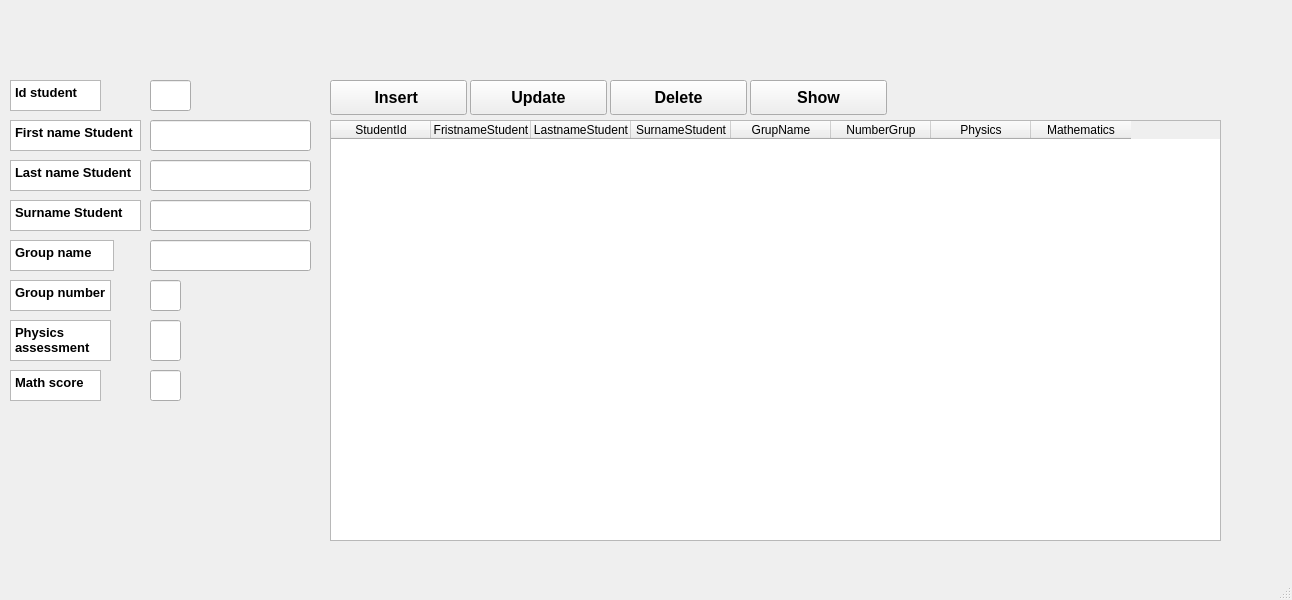
<?xml version="1.0" encoding="UTF-8"?>
<ui version="4.0">
 <class>MainWindow</class>
 <widget class="QMainWindow" name="MainWindow">
  <property name="geometry">
   <rect>
    <x>0</x>
    <y>0</y>
    <width>1292</width>
    <height>600</height>
   </rect>
  </property>
  <property name="windowTitle">
   <string>MainWindow</string>
  </property>
  <widget class="QWidget" name="centralwidget">
   <widget class="QLineEdit" name="lineEdit">
    <property name="geometry">
     <rect>
      <x>150</x>
      <y>80</y>
      <width>41</width>
      <height>31</height>
     </rect>
    </property>
   </widget>
   <widget class="QLineEdit" name="lineEdit_2">
    <property name="geometry">
     <rect>
      <x>150</x>
      <y>120</y>
      <width>161</width>
      <height>31</height>
     </rect>
    </property>
   </widget>
   <widget class="QLineEdit" name="lineEdit_3">
    <property name="geometry">
     <rect>
      <x>150</x>
      <y>160</y>
      <width>161</width>
      <height>31</height>
     </rect>
    </property>
   </widget>
   <widget class="QLineEdit" name="lineEdit_4">
    <property name="geometry">
     <rect>
      <x>150</x>
      <y>200</y>
      <width>161</width>
      <height>31</height>
     </rect>
    </property>
   </widget>
   <widget class="QLineEdit" name="lineEdit_5">
    <property name="geometry">
     <rect>
      <x>150</x>
      <y>240</y>
      <width>161</width>
      <height>31</height>
     </rect>
    </property>
   </widget>
   <widget class="QLineEdit" name="lineEdit_6">
    <property name="geometry">
     <rect>
      <x>150</x>
      <y>280</y>
      <width>31</width>
      <height>31</height>
     </rect>
    </property>
   </widget>
   <widget class="QPushButton" name="pushButton_Update">
    <property name="geometry">
     <rect>
      <x>330</x>
      <y>80</y>
      <width>137</width>
      <height>35</height>
     </rect>
    </property>
    <property name="font">
     <font>
      <family>Ubuntu</family>
      <pointsize>12</pointsize>
      <bold>true</bold>
     </font>
    </property>
    <property name="text">
     <string>Insert </string>
    </property>
   </widget>
   <widget class="QLineEdit" name="lineEdit_7">
    <property name="geometry">
     <rect>
      <x>150</x>
      <y>320</y>
      <width>31</width>
      <height>41</height>
     </rect>
    </property>
   </widget>
   <widget class="QLineEdit" name="lineEdit_8">
    <property name="geometry">
     <rect>
      <x>150</x>
      <y>370</y>
      <width>31</width>
      <height>31</height>
     </rect>
    </property>
   </widget>
   <widget class="QPushButton" name="pushButton_Upd">
    <property name="geometry">
     <rect>
      <x>470</x>
      <y>80</y>
      <width>137</width>
      <height>35</height>
     </rect>
    </property>
    <property name="font">
     <font>
      <family>Ubuntu</family>
      <pointsize>12</pointsize>
      <bold>true</bold>
     </font>
    </property>
    <property name="text">
     <string>Update</string>
    </property>
   </widget>
   <widget class="QPushButton" name="pushButton_Delete">
    <property name="geometry">
     <rect>
      <x>610</x>
      <y>80</y>
      <width>137</width>
      <height>35</height>
     </rect>
    </property>
    <property name="font">
     <font>
      <family>Ubuntu</family>
      <pointsize>12</pointsize>
      <bold>true</bold>
     </font>
    </property>
    <property name="text">
     <string>Delete</string>
    </property>
   </widget>
   <widget class="QPushButton" name="pushButton_Show">
    <property name="geometry">
     <rect>
      <x>750</x>
      <y>80</y>
      <width>137</width>
      <height>35</height>
     </rect>
    </property>
    <property name="font">
     <font>
      <family>Ubuntu</family>
      <pointsize>12</pointsize>
      <bold>true</bold>
     </font>
    </property>
    <property name="text">
     <string>Show</string>
    </property>
   </widget>
   <widget class="QTableWidget" name="tableWidget">
    <property name="geometry">
     <rect>
      <x>330</x>
      <y>120</y>
      <width>891</width>
      <height>421</height>
     </rect>
    </property>
    <column>
     <property name="text">
      <string>StudentId</string>
     </property>
    </column>
    <column>
     <property name="text">
      <string>FristnameStudent</string>
     </property>
    </column>
    <column>
     <property name="text">
      <string>LastnameStudent</string>
     </property>
    </column>
    <column>
     <property name="text">
      <string>SurnameStudent</string>
     </property>
    </column>
    <column>
     <property name="text">
      <string>GrupName</string>
     </property>
    </column>
    <column>
     <property name="text">
      <string>NumberGrup</string>
     </property>
    </column>
    <column>
     <property name="text">
      <string>Physics</string>
     </property>
    </column>
    <column>
     <property name="text">
      <string>Mathematics</string>
     </property>
    </column>
   </widget>
   <widget class="QTextEdit" name="textEdit">
    <property name="geometry">
     <rect>
      <x>10</x>
      <y>80</y>
      <width>91</width>
      <height>31</height>
     </rect>
    </property>
    <property name="html">
     <string>&lt;!DOCTYPE HTML PUBLIC &quot;-//W3C//DTD HTML 4.0//EN&quot; &quot;http://www.w3.org/TR/REC-html40/strict.dtd&quot;&gt;
&lt;html&gt;&lt;head&gt;&lt;meta name=&quot;qrichtext&quot; content=&quot;1&quot; /&gt;&lt;meta charset=&quot;utf-8&quot; /&gt;&lt;style type=&quot;text/css&quot;&gt;
p, li { white-space: pre-wrap; }
hr { height: 1px; border-width: 0; }
li.unchecked::marker { content: &quot;\2610&quot;; }
li.checked::marker { content: &quot;\2612&quot;; }
&lt;/style&gt;&lt;/head&gt;&lt;body style=&quot; font-family:'Ubuntu'; font-size:18pt; font-weight:400; font-style:normal;&quot;&gt;
&lt;p style=&quot; margin-top:0px; margin-bottom:0px; margin-left:0px; margin-right:0px; -qt-block-indent:0; text-indent:0px;&quot;&gt;&lt;span style=&quot; font-size:10pt; font-weight:700;&quot;&gt;Id student&lt;/span&gt;&lt;/p&gt;&lt;/body&gt;&lt;/html&gt;</string>
    </property>
   </widget>
   <widget class="QTextEdit" name="textEdit_2">
    <property name="geometry">
     <rect>
      <x>10</x>
      <y>120</y>
      <width>131</width>
      <height>31</height>
     </rect>
    </property>
    <property name="html">
     <string>&lt;!DOCTYPE HTML PUBLIC &quot;-//W3C//DTD HTML 4.0//EN&quot; &quot;http://www.w3.org/TR/REC-html40/strict.dtd&quot;&gt;
&lt;html&gt;&lt;head&gt;&lt;meta name=&quot;qrichtext&quot; content=&quot;1&quot; /&gt;&lt;meta charset=&quot;utf-8&quot; /&gt;&lt;style type=&quot;text/css&quot;&gt;
p, li { white-space: pre-wrap; }
hr { height: 1px; border-width: 0; }
li.unchecked::marker { content: &quot;\2610&quot;; }
li.checked::marker { content: &quot;\2612&quot;; }
&lt;/style&gt;&lt;/head&gt;&lt;body style=&quot; font-family:'Ubuntu'; font-size:18pt; font-weight:400; font-style:normal;&quot;&gt;
&lt;p style=&quot; margin-top:0px; margin-bottom:0px; margin-left:0px; margin-right:0px; -qt-block-indent:0; text-indent:0px;&quot;&gt;&lt;span style=&quot; font-size:10pt; font-weight:700;&quot;&gt;First name Student&lt;/span&gt;&lt;/p&gt;&lt;/body&gt;&lt;/html&gt;</string>
    </property>
   </widget>
   <widget class="QTextEdit" name="textEdit_3">
    <property name="geometry">
     <rect>
      <x>10</x>
      <y>160</y>
      <width>131</width>
      <height>31</height>
     </rect>
    </property>
    <property name="html">
     <string>&lt;!DOCTYPE HTML PUBLIC &quot;-//W3C//DTD HTML 4.0//EN&quot; &quot;http://www.w3.org/TR/REC-html40/strict.dtd&quot;&gt;
&lt;html&gt;&lt;head&gt;&lt;meta name=&quot;qrichtext&quot; content=&quot;1&quot; /&gt;&lt;meta charset=&quot;utf-8&quot; /&gt;&lt;style type=&quot;text/css&quot;&gt;
p, li { white-space: pre-wrap; }
hr { height: 1px; border-width: 0; }
li.unchecked::marker { content: &quot;\2610&quot;; }
li.checked::marker { content: &quot;\2612&quot;; }
&lt;/style&gt;&lt;/head&gt;&lt;body style=&quot; font-family:'Ubuntu'; font-size:18pt; font-weight:400; font-style:normal;&quot;&gt;
&lt;p style=&quot; margin-top:0px; margin-bottom:0px; margin-left:0px; margin-right:0px; -qt-block-indent:0; text-indent:0px;&quot;&gt;&lt;span style=&quot; font-size:10pt; font-weight:700;&quot;&gt;Last name Student&lt;/span&gt;&lt;/p&gt;&lt;/body&gt;&lt;/html&gt;</string>
    </property>
   </widget>
   <widget class="QTextEdit" name="textEdit_4">
    <property name="geometry">
     <rect>
      <x>10</x>
      <y>200</y>
      <width>131</width>
      <height>31</height>
     </rect>
    </property>
    <property name="html">
     <string>&lt;!DOCTYPE HTML PUBLIC &quot;-//W3C//DTD HTML 4.0//EN&quot; &quot;http://www.w3.org/TR/REC-html40/strict.dtd&quot;&gt;
&lt;html&gt;&lt;head&gt;&lt;meta name=&quot;qrichtext&quot; content=&quot;1&quot; /&gt;&lt;meta charset=&quot;utf-8&quot; /&gt;&lt;style type=&quot;text/css&quot;&gt;
p, li { white-space: pre-wrap; }
hr { height: 1px; border-width: 0; }
li.unchecked::marker { content: &quot;\2610&quot;; }
li.checked::marker { content: &quot;\2612&quot;; }
&lt;/style&gt;&lt;/head&gt;&lt;body style=&quot; font-family:'Ubuntu'; font-size:18pt; font-weight:400; font-style:normal;&quot;&gt;
&lt;p style=&quot; margin-top:0px; margin-bottom:0px; margin-left:0px; margin-right:0px; -qt-block-indent:0; text-indent:0px;&quot;&gt;&lt;span style=&quot; font-size:10pt; font-weight:700;&quot;&gt;Surname Student&lt;/span&gt;&lt;/p&gt;&lt;/body&gt;&lt;/html&gt;</string>
    </property>
   </widget>
   <widget class="QTextEdit" name="textEdit_5">
    <property name="geometry">
     <rect>
      <x>10</x>
      <y>240</y>
      <width>104</width>
      <height>31</height>
     </rect>
    </property>
    <property name="html">
     <string>&lt;!DOCTYPE HTML PUBLIC &quot;-//W3C//DTD HTML 4.0//EN&quot; &quot;http://www.w3.org/TR/REC-html40/strict.dtd&quot;&gt;
&lt;html&gt;&lt;head&gt;&lt;meta name=&quot;qrichtext&quot; content=&quot;1&quot; /&gt;&lt;meta charset=&quot;utf-8&quot; /&gt;&lt;style type=&quot;text/css&quot;&gt;
p, li { white-space: pre-wrap; }
hr { height: 1px; border-width: 0; }
li.unchecked::marker { content: &quot;\2610&quot;; }
li.checked::marker { content: &quot;\2612&quot;; }
&lt;/style&gt;&lt;/head&gt;&lt;body style=&quot; font-family:'Ubuntu'; font-size:18pt; font-weight:400; font-style:normal;&quot;&gt;
&lt;p style=&quot; margin-top:0px; margin-bottom:0px; margin-left:0px; margin-right:0px; -qt-block-indent:0; text-indent:0px;&quot;&gt;&lt;span style=&quot; font-size:10pt; font-weight:700;&quot;&gt;Group name&lt;/span&gt;&lt;/p&gt;&lt;/body&gt;&lt;/html&gt;</string>
    </property>
   </widget>
   <widget class="QTextEdit" name="textEdit_6">
    <property name="geometry">
     <rect>
      <x>10</x>
      <y>280</y>
      <width>101</width>
      <height>31</height>
     </rect>
    </property>
    <property name="html">
     <string>&lt;!DOCTYPE HTML PUBLIC &quot;-//W3C//DTD HTML 4.0//EN&quot; &quot;http://www.w3.org/TR/REC-html40/strict.dtd&quot;&gt;
&lt;html&gt;&lt;head&gt;&lt;meta name=&quot;qrichtext&quot; content=&quot;1&quot; /&gt;&lt;meta charset=&quot;utf-8&quot; /&gt;&lt;style type=&quot;text/css&quot;&gt;
p, li { white-space: pre-wrap; }
hr { height: 1px; border-width: 0; }
li.unchecked::marker { content: &quot;\2610&quot;; }
li.checked::marker { content: &quot;\2612&quot;; }
&lt;/style&gt;&lt;/head&gt;&lt;body style=&quot; font-family:'Ubuntu'; font-size:18pt; font-weight:400; font-style:normal;&quot;&gt;
&lt;p style=&quot; margin-top:0px; margin-bottom:0px; margin-left:0px; margin-right:0px; -qt-block-indent:0; text-indent:0px;&quot;&gt;&lt;span style=&quot; font-size:10pt; font-weight:700;&quot;&gt;Group number&lt;/span&gt;&lt;/p&gt;&lt;/body&gt;&lt;/html&gt;</string>
    </property>
   </widget>
   <widget class="QTextEdit" name="textEdit_7">
    <property name="geometry">
     <rect>
      <x>10</x>
      <y>320</y>
      <width>101</width>
      <height>41</height>
     </rect>
    </property>
    <property name="html">
     <string>&lt;!DOCTYPE HTML PUBLIC &quot;-//W3C//DTD HTML 4.0//EN&quot; &quot;http://www.w3.org/TR/REC-html40/strict.dtd&quot;&gt;
&lt;html&gt;&lt;head&gt;&lt;meta name=&quot;qrichtext&quot; content=&quot;1&quot; /&gt;&lt;meta charset=&quot;utf-8&quot; /&gt;&lt;style type=&quot;text/css&quot;&gt;
p, li { white-space: pre-wrap; }
hr { height: 1px; border-width: 0; }
li.unchecked::marker { content: &quot;\2610&quot;; }
li.checked::marker { content: &quot;\2612&quot;; }
&lt;/style&gt;&lt;/head&gt;&lt;body style=&quot; font-family:'Ubuntu'; font-size:18pt; font-weight:400; font-style:normal;&quot;&gt;
&lt;p style=&quot; margin-top:0px; margin-bottom:0px; margin-left:0px; margin-right:0px; -qt-block-indent:0; text-indent:0px;&quot;&gt;&lt;span style=&quot; font-size:10pt; font-weight:700;&quot;&gt;Physics assessment&lt;/span&gt;&lt;/p&gt;&lt;/body&gt;&lt;/html&gt;</string>
    </property>
   </widget>
   <widget class="QTextEdit" name="textEdit_8">
    <property name="geometry">
     <rect>
      <x>10</x>
      <y>370</y>
      <width>91</width>
      <height>31</height>
     </rect>
    </property>
    <property name="html">
     <string>&lt;!DOCTYPE HTML PUBLIC &quot;-//W3C//DTD HTML 4.0//EN&quot; &quot;http://www.w3.org/TR/REC-html40/strict.dtd&quot;&gt;
&lt;html&gt;&lt;head&gt;&lt;meta name=&quot;qrichtext&quot; content=&quot;1&quot; /&gt;&lt;meta charset=&quot;utf-8&quot; /&gt;&lt;style type=&quot;text/css&quot;&gt;
p, li { white-space: pre-wrap; }
hr { height: 1px; border-width: 0; }
li.unchecked::marker { content: &quot;\2610&quot;; }
li.checked::marker { content: &quot;\2612&quot;; }
&lt;/style&gt;&lt;/head&gt;&lt;body style=&quot; font-family:'Ubuntu'; font-size:18pt; font-weight:400; font-style:normal;&quot;&gt;
&lt;p style=&quot; margin-top:0px; margin-bottom:0px; margin-left:0px; margin-right:0px; -qt-block-indent:0; text-indent:0px;&quot;&gt;&lt;span style=&quot; font-size:10pt; font-weight:700;&quot;&gt;Math score&lt;/span&gt;&lt;/p&gt;&lt;/body&gt;&lt;/html&gt;</string>
    </property>
   </widget>
  </widget>
  <widget class="QMenuBar" name="menubar">
   <property name="geometry">
    <rect>
     <x>0</x>
     <y>0</y>
     <width>1292</width>
     <height>32</height>
    </rect>
   </property>
  </widget>
  <widget class="QStatusBar" name="statusbar"/>
 </widget>
 <resources/>
 <connections/>
</ui>
